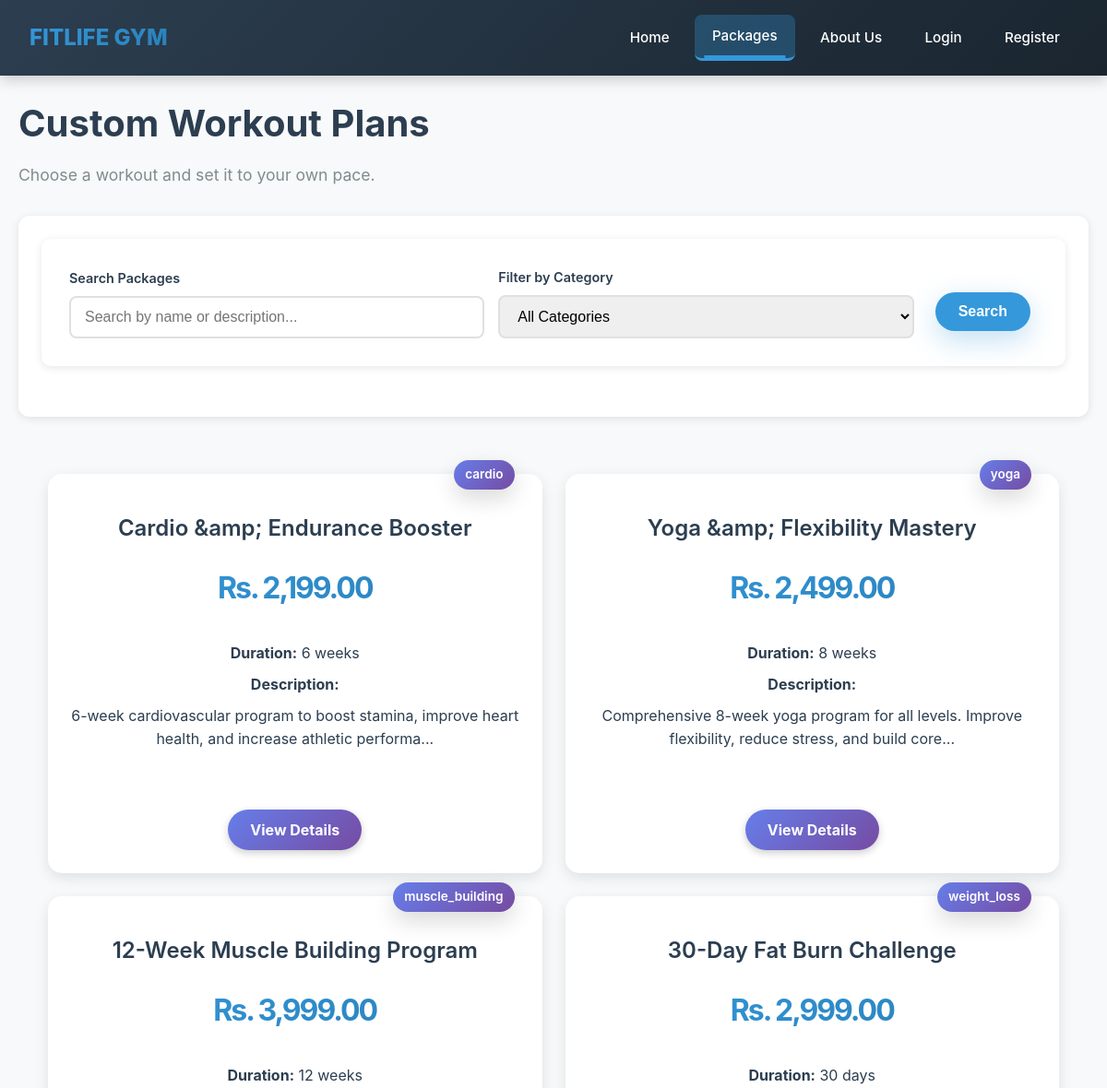
Before: /public/packages.php (upper part) with the older database file.
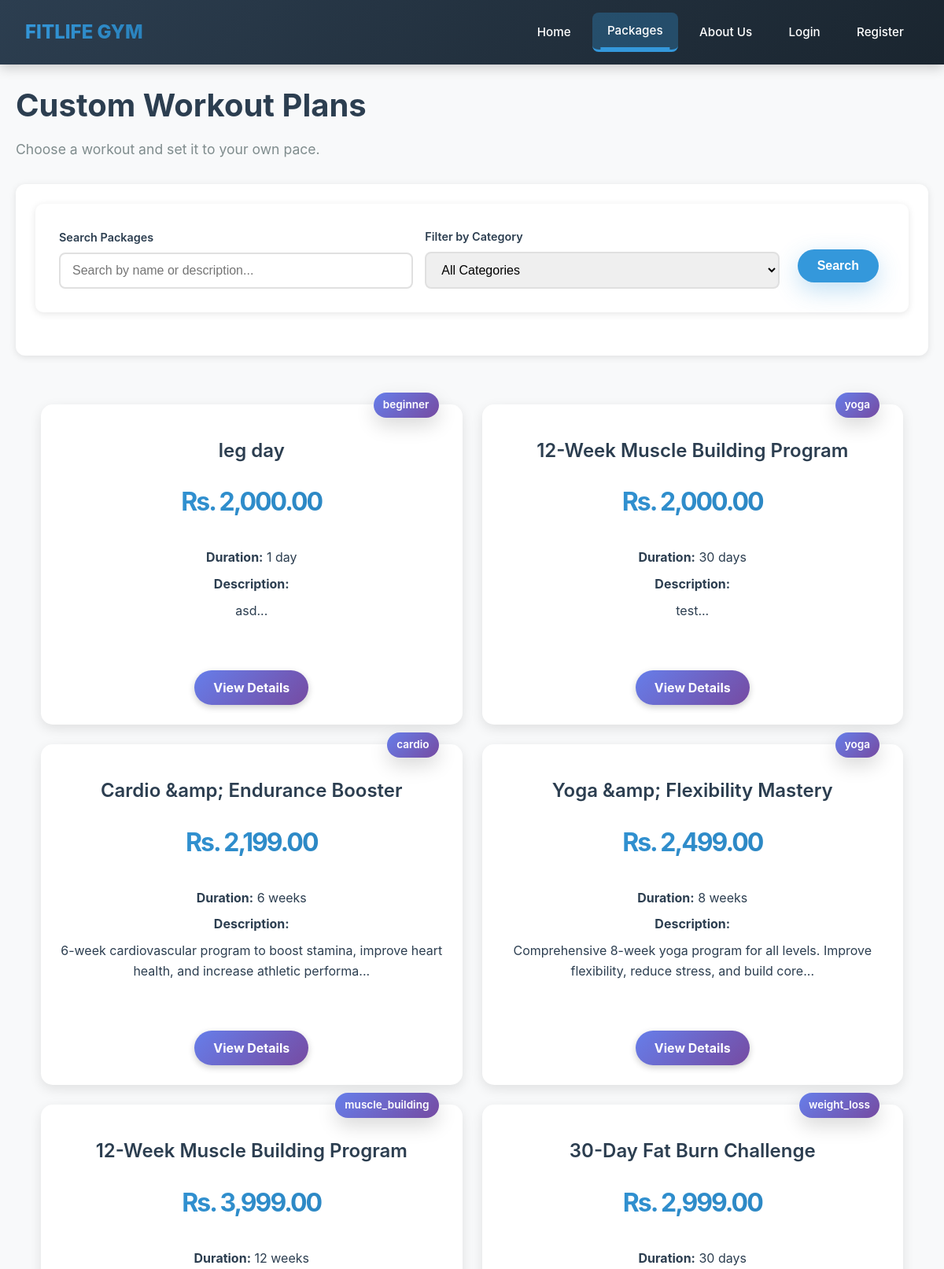
After: the same page with the newer database file.
### tables this page shows
CREATE TABLE `packages` (
  `id` int(11) NOT NULL,
  `name` varchar(255) NOT NULL,
  `description` text DEFAULT NULL,
  `short_description` varchar(1000) DEFAULT NULL,
  `price` decimal(10,2) NOT NULL,
  `duration` varchar(100) DEFAULT NULL,
  `category` varchar(50) DEFAULT NULL,
  `image` varchar(255) DEFAULT NULL,
  `created_by` int(11) NOT NULL,
  `created_at` timestamp NOT NULL DEFAULT current_timestamp(),
  `is_active` tinyint(1) NOT NULL DEFAULT 1
);

### public/packages.php (the view, shortened to what this page needs)
<?php
require_once '../includes/database.php';
$search = isset($_GET['search']) ? trim($_GET['search']) : '';
$sql = "SELECT * FROM packages WHERE 1=1";
$params = [];
$col = $pdo->query("SHOW COLUMNS FROM packages LIKE 'is_active'");
if ($col->rowCount() > 0) {
    $sql .= " AND is_active = 1";
}
$sql .= " ORDER BY created_at DESC";
$stmt = $pdo->prepare($sql);
$stmt->execute($params);
$packages = $stmt->fetchAll();
?>
<!DOCTYPE html>
<html>
<head>
    <link rel="stylesheet" href="../css/style.css">
</head>
<body>
    <?php
    include '../includes/navigation.php';
    ?>
    <div class="container">
        <h1>Custom Workout Plans</h1>
        <p class="subtitle">Choose a workout and set it to your own pace.</p>
        <div class="search-section">
            <form method="GET" action="" class="search-form">
                <div class="search-group">
                    <label for="search">Search Packages</label>
                    <input type="text"
                           name="search"
                           id="search"
                           class="search-input"
                           placeholder="Search by name or description..."
                           value="<?php echo htmlspecialchars($search); ?>">
                </div>
                <div class="category-group">
                    <label for="category">Filter by Category</label>
                    <select name="category" id="category" class="search-input">
                        <option value="">All Categories</option>
                    </select>
                </div>
                <button type="submit" class="search-btn">
                    Search
                </button>
            </form>
        </div>
        <div class="packages-grid">
            <?php if (empty($packages)): ?>
                <div class="no-results">
                    <p>No packages found matching your criteria.</p>
                    <a href="packages.php" class="reset-link">View all packages</a>
                </div>
            <?php else: ?>
                <?php foreach ($packages as $package): ?>
                <div class="package-card">
                    <div class="level-badge">
                        <?php echo htmlspecialchars($package['category'] ?? 'General'); ?>
                    </div>
                    <h3><?php echo htmlspecialchars($package['name']); ?></h3>
                    <p class="price">Rs. <?php echo number_format($package['price'], 2); ?></p>
                    <div class="workout-details">
                        <p><strong>Duration:</strong> <?php echo htmlspecialchars($package['duration']); ?></p>
                        <p><strong>Description:</strong></p>
                        <p><?php echo htmlspecialchars(substr($package['short_description'] ?? $package['description'], 0, 100)); ?>...</p>
                    </div>
                    <div class="action-buttons" style="display: flex !important; gap: 12px !important; margin-top: 20px !important; justify-content: center !important; flex-wrap: wrap !important; overflow: visible !important; z-index: 100 !important;">
                        <a href="package-details.php?id=<?php echo $package['id']; ?>" class="btn-details" style="background: linear-gradient(135deg, #667eea, #764ba2) !important; color: white !important; padding: 12px 24px !important; border-radius: 25px !important; font-size: 1rem !important; font-weight: 700 !important; text-decoration: none !important; display: inline-block !important; border: none !important; cursor: pointer !important; box-shadow: 0 3px 8px rgba(0,0,0,0.2) !important; visibility: visible !important; opacity: 1 !important; z-index: 100 !important; transition: all 0.3s ease !important; white-space: nowrap !important;">View Details</a>
                    </div>
                </div>
                <?php endforeach; ?>
            <?php endif; ?>
        </div>
    </div>
</body>
</html>

Changed rows visible on the page:
added packages: category "beginner", name "leg day", price "2,000.00", duration "1 day", short_description "asd"
added packages: category "yoga", name "12-Week Muscle Building Program", price "2,000.00", duration "30 days", short_description "test"
